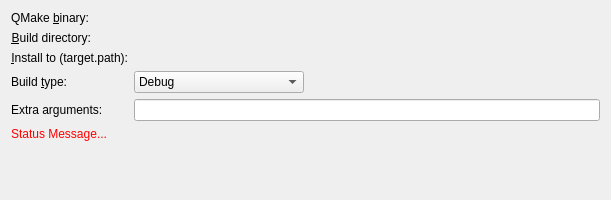
<?xml version="1.0" encoding="UTF-8"?>
<ui version="4.0">
 <class>QMakeBuildDirChooser</class>
 <widget class="QWidget" name="QMakeBuildDirChooser">
  <property name="geometry">
   <rect>
    <x>0</x>
    <y>0</y>
    <width>611</width>
    <height>200</height>
   </rect>
  </property>
  <property name="minimumSize">
   <size>
    <width>600</width>
    <height>200</height>
   </size>
  </property>
  <layout class="QFormLayout" name="formLayout">
   <property name="fieldGrowthPolicy">
    <enum>QFormLayout::ExpandingFieldsGrow</enum>
   </property>
   <item row="0" column="0">
    <widget class="QLabel" name="label_5">
     <property name="text">
      <string>QMake &amp;binary:</string>
     </property>
     <property name="alignment">
      <set>Qt::AlignRight|Qt::AlignTrailing|Qt::AlignVCenter</set>
     </property>
     <property name="buddy">
      <cstring>kcfg_qmakeBin</cstring>
     </property>
    </widget>
   </item>
   <item row="0" column="1">
    <widget class="KUrlRequester" name="kcfg_qmakeBin">
     <property name="sizePolicy">
      <sizepolicy hsizetype="Expanding" vsizetype="Preferred">
       <horstretch>0</horstretch>
       <verstretch>0</verstretch>
      </sizepolicy>
     </property>
    </widget>
   </item>
   <item row="1" column="0">
    <widget class="QLabel" name="label_3">
     <property name="text">
      <string>&amp;Build directory:</string>
     </property>
     <property name="alignment">
      <set>Qt::AlignRight|Qt::AlignTrailing|Qt::AlignVCenter</set>
     </property>
     <property name="buddy">
      <cstring>kcfg_buildDir</cstring>
     </property>
    </widget>
   </item>
   <item row="1" column="1">
    <widget class="KUrlRequester" name="kcfg_buildDir"/>
   </item>
   <item row="2" column="0">
    <widget class="QLabel" name="label">
     <property name="text">
      <string>&amp;Install to (target.path):</string>
     </property>
     <property name="alignment">
      <set>Qt::AlignRight|Qt::AlignTrailing|Qt::AlignVCenter</set>
     </property>
     <property name="buddy">
      <cstring>kcfg_installPrefix</cstring>
     </property>
    </widget>
   </item>
   <item row="2" column="1">
    <widget class="KUrlRequester" name="kcfg_installPrefix">
     <property name="sizePolicy">
      <sizepolicy hsizetype="Expanding" vsizetype="Preferred">
       <horstretch>0</horstretch>
       <verstretch>0</verstretch>
      </sizepolicy>
     </property>
    </widget>
   </item>
   <item row="3" column="0">
    <widget class="QLabel" name="label_2">
     <property name="text">
      <string>Build &amp;type:</string>
     </property>
     <property name="alignment">
      <set>Qt::AlignRight|Qt::AlignTrailing|Qt::AlignVCenter</set>
     </property>
     <property name="buddy">
      <cstring>kcfg_buildType</cstring>
     </property>
    </widget>
   </item>
   <item row="4" column="0">
    <widget class="QLabel" name="label_4">
     <property name="text">
      <string>Extra arguments:</string>
     </property>
    </widget>
   </item>
   <item row="4" column="1">
    <widget class="KLineEdit" name="kcfg_extraArgs"/>
   </item>
   <item row="5" column="0" colspan="2">
    <widget class="QLabel" name="status">
     <property name="styleSheet">
      <string notr="true">QLabel { color : red; }</string>
     </property>
     <property name="text">
      <string notr="true">Status Message...</string>
     </property>
     <property name="wordWrap">
      <bool>true</bool>
     </property>
    </widget>
   </item>
   <item row="3" column="1">
    <widget class="QComboBox" name="kcfg_buildType">
     <property name="editable">
      <bool>false</bool>
     </property>
     <property name="currentIndex">
      <number>0</number>
     </property>
     <item>
      <property name="text">
       <string notr="true">Debug</string>
      </property>
     </item>
     <item>
      <property name="text">
       <string notr="true">Release</string>
      </property>
     </item>
     <item>
      <property name="text">
       <string>(Use default from .pro file)</string>
      </property>
     </item>
    </widget>
   </item>
  </layout>
 </widget>
 <customwidgets>
  <customwidget>
   <class>KUrlRequester</class>
   <extends>QFrame</extends>
   <header>kurlrequester.h</header>
  </customwidget>
  <customwidget>
   <class>KLineEdit</class>
   <extends>QLineEdit</extends>
   <header>klineedit.h</header>
  </customwidget>
 </customwidgets>
 <tabstops>
  <tabstop>kcfg_qmakeBin</tabstop>
  <tabstop>kcfg_buildDir</tabstop>
  <tabstop>kcfg_installPrefix</tabstop>
  <tabstop>kcfg_buildType</tabstop>
  <tabstop>kcfg_extraArgs</tabstop>
 </tabstops>
 <resources/>
 <connections/>
</ui>
